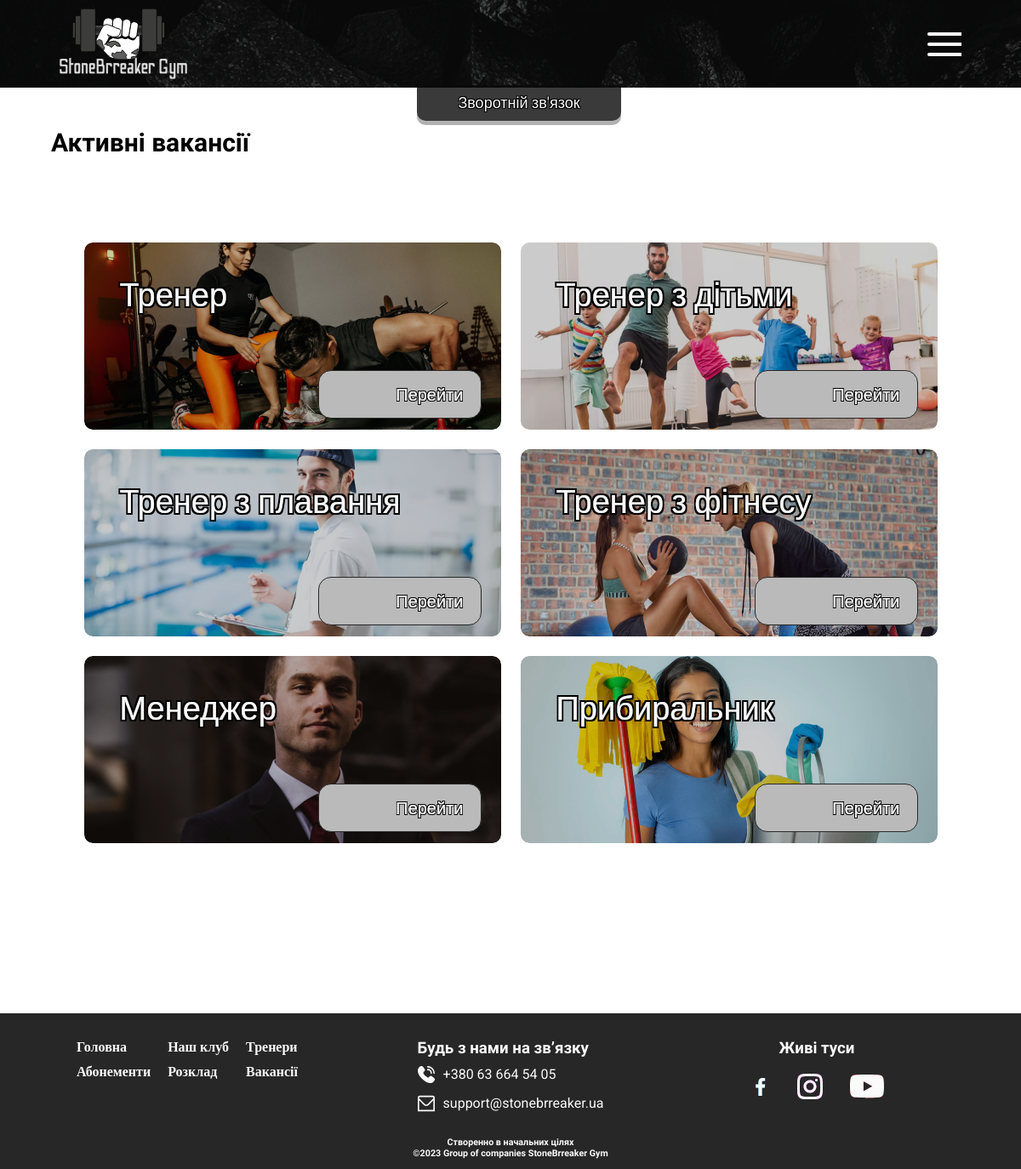
Screenshot of /vacancies.php with the database file from the repository.
### tables this page shows
CREATE TABLE `vacancies` (
  `id` varchar(10) NOT NULL,
  `id_vac_home` varchar(10) DEFAULT NULL,
  `id_trainers_type` varchar(10) DEFAULT NULL,
  `requirements` text,
  `duties` text
);

CREATE TABLE `trainers_types` (
  `id_trainers_type` varchar(10) NOT NULL,
  `name_vacancies` varchar(50) DEFAULT NULL,
  `image` varchar(50) DEFAULT NULL,
  `fons` varchar(50) DEFAULT NULL
);

### vacancies.php (the view, shortened to what this page needs)
<!DOCTYPE html>
<html lang="ukr">
<head>
   <link rel="stylesheet" type="text/css" href="css/style_vacancies.css">
   <link rel="stylesheet" type="text/css" href="css/zero.css">
   <link rel="stylesheet" type="text/css" href="css/style_feedback.css">
</head>
<?
$connect_bd = mysqli_connect("localhost", "root", "", "StoneBreaker");
?>
<body>
   <div class="wrapper">
      <header class="navigator">
         <div class="conteiner">
            <div class="navigator__row">
               <a href="index.php"><img src="img/logo_1.svg" alt="" class="navigator__logo">
               </a>
               <div class="navigator__connect">
                  <a href="#" class="navigator__con feedbackOpen">Зворотній зв'язок</a>
               </div>
               <div class="navigator__burger">
                  <span></span>
               </div>
            </div>
         </div>
      </header>
      <main class="content">
         <div class="conteiner">
            <div class="vacancies__flex">
               <h2 class="vacancies__title title">Активні вакансії</h2>
               <div class="vacancies__block">
                  <? $v = mysqli_query($connect_bd, "SELECT `vacancies`.*, `trainers_types`.* FROM `vacancies`, `trainers_types` WHERE `vacancies`.`id_trainers_type`=`trainers_types`.`id_trainers_type` AND`vacancies`.`id`='V1';");
                  $resV = mysqli_fetch_assoc($v);
                  ?>
                  <div class="vacancies__cart vacancies__cart1" style="background: url(img/vacancies/<? echo  $resV['image']; ?>)  left no-repeat; ">
                     <div class="vacancies__cart-title">
                        <? echo  $resV['name_vacancies'];  ?>
                     </div>
                     <a href="vacancies-act.php?id=V1" class="vacancies__cart-btn">
                        <p class="vacancies__cart-btn-text">
                           Перейти
                        </p>
                     </a>
                  </div>
                  <? $v = mysqli_query($connect_bd, "SELECT `vacancies`.*, `trainers_types`.* FROM `vacancies`, `trainers_types` WHERE `vacancies`.`id_trainers_type`=`trainers_types`.`id_trainers_type` AND`vacancies`.`id`='V2';");
                  $resV = mysqli_fetch_assoc($v);
                  ?>
                  <div class="vacancies__cart vacancies__cart1" style="background: url(img/vacancies/<? echo  $resV['image']; ?>)  left no-repeat ; ">
                     <div class="vacancies__cart-title">
                        <? echo  $resV['name_vacancies'];  ?>
                     </div>
                     <a href="vacancies-act.php?id=V2" class="vacancies__cart-btn">
                        <p class="vacancies__cart-btn-text">
                           Перейти
                        </p>
                     </a>
                  </div>
                  <? $v = mysqli_query($connect_bd, "SELECT `vacancies`.*, `trainers_types`.* FROM `vacancies`, `trainers_types` WHERE `vacancies`.`id_trainers_type`=`trainers_types`.`id_trainers_type` AND`vacancies`.`id`='V3';");
                  $resV = mysqli_fetch_assoc($v);
                  ?>
                  <div class="vacancies__cart vacancies__cart1" style="background: url(img/vacancies/<? echo  $resV['image']; ?>)  left no-repeat ; ">
                     <div class="vacancies__cart-title">
                        <? echo  $resV['name_vacancies'];  ?>
                     </div>
                     <a href="vacancies-act.php?id=V3" class="vacancies__cart-btn">
                        <p class="vacancies__cart-btn-text">
                           Перейти
                        </p>
                     </a>
                  </div>
                  <? $v = mysqli_query($connect_bd, "SELECT `vacancies`.*, `trainers_types`.* FROM `vacancies`, `trainers_types` WHERE `vacancies`.`id_trainers_type`=`trainers_types`.`id_trainers_type` AND`vacancies`.`id`='V4';");
                  $resV = mysqli_fetch_assoc($v);
                  ?>
                  <div class="vacancies__cart vacancies__cart1" style="background: url(img/vacancies/<? echo  $resV['image']; ?>)  left no-repeat ; ">
                     <div class="vacancies__cart-title">
                        <? echo  $resV['name_vacancies'];  ?>
                     </div>
                     <a href="vacancies-act.php?id=V4" class="vacancies__cart-btn">
                        <p class="vacancies__cart-btn-text">
                           Перейти
                        </p>
                     </a>
                  </div>
                  <? $v = mysqli_query($connect_bd, "SELECT `vacancies`.*, `trainers_types`.* FROM `vacancies`, `trainers_types` WHERE `vacancies`.`id_trainers_type`=`trainers_types`.`id_trainers_type` AND`vacancies`.`id`='V5';");
                  $resV = mysqli_fetch_assoc($v);
                  ?>
                  <div class="vacancies__cart vacancies__cart1" style="background: url(img/vacancies/<? echo  $resV['image']; ?>)  left no-repeat ; ">
                     <div class="vacancies__cart-title">
                        <? echo  $resV['name_vacancies'];  ?>
                     </div>
                     <a href="vacancies-act.php?id=V5" class="vacancies__cart-btn">
                        <p class="vacancies__cart-btn-text">
                           Перейти
                        </p>
                     </a>
                  </div>
                  <? $v = mysqli_query($connect_bd, "SELECT `vacancies`.*, `trainers_types`.* FROM `vacancies`, `trainers_types` WHERE `vacancies`.`id_trainers_type`=`trainers_types`.`id_trainers_type` AND`vacancies`.`id`='V6';");
                  $resV = mysqli_fetch_assoc($v);
                  ?>
                  <div class="vacancies__cart vacancies__cart1" style="background: url(img/vacancies/<? echo  $resV['image']; ?>)  left no-repeat ; ">
                     <div class="vacancies__cart-title">
                        <? echo  $resV['name_vacancies'];  ?>
                     </div>
                     <a href="vacancies-act.php?id=V6" class="vacancies__cart-btn">
                        <p class="vacancies__cart-btn-text">
                           Перейти
                        </p>
                     </a>
                  </div>
               </div>
            </div>
         </div>
      </main>
      <footer class="footer">
         <div class="conteiner">
            <div class="footer__row">
               <div class="footer__body">
                  <div class="footer__menu menu">
                     <ul class="footer__punct-menu">
                        <li class="navigator__grid-1 navigator__grid"><a href="index.php">Головна</a></li>
                        <li class="navigator__grid-2 navigator__grid"><a href="our-club.php">Наш клуб</a></li>
                        <li class="navigator__grid-3 navigator__grid"><a href="subscription.php">Абонементи</a></li>
                        <li class="navigator__grid-4 navigator__grid"><a href="timetable.php">Розклад</a></li>
                        <li class="navigator__grid-5 navigator__grid"><a href="vacancies.php">Вакансії</a></li>
                        <li class="navigator__grid-6 navigator__grid"><a href="trainers.php">Тренери</a></li>
                     </ul>
                  </div>
                  <ul class="footer__connection">
                     <h3 class="footer__title">Будь з нами на зв’язку</h3>
                     <div class="footer__num">
                        <li><a href="tel:+380636645405">+380 63 664 54
                              05</a></li>
                     </div>
                     <div class="footer__email">
                        <li><a href="mailto:156student@mksumdu.info" class="footer__email">support@stonebrreaker.ua</a>
                        </li>
                     </div>
                  </ul>
                  <div class="footer__media">
                     <h3 class="footer__title">Живі туси</h3>
                     <div class="footer__icon">
                        <a class="footer__facebook" href="https://www.facebook.com/?locale=uk_UA" target="_blank"><img src="img/icon/icons8-facebook-f.svg" alt="Facebook"></a>
                        <a class="footer__insta" href="https://www.instagram.com/" target="_blank"><img src="img/icon/icons8-instagram.svg" alt="Instagram"></a>
                        <a class="footer__youtube" href="https://www.youtube.com/" target="_blank"><img src="img/icon/Vector.svg" alt="You Tube"></a>
                     </div>
                  </div>
               </div>
               <div class="footer__copirate">
                  <h6 style="text-align: center;">Створенно в начальних цілях <br>©2023 Group of companies StoneBrreaker
                     Gym</h6>
               </div>
            </div>
         </div>
      </footer>
   </div>
</body>
</html>

### css/style_vacancies.css (style rules this page uses)
.vacancies__flex { display: flex; flex-direction: column; height: 100%; width: 100%; margin: 150px 0px 100px 0px; }
.vacancies__block { margin: 50px 0px 100px 0px; font-size: 24px; height: 100%; width: 100%; display: flex; flex-wrap: wrap; justify-content: center; gap: 23px; transition: all 0.3s ease-out 0s; }
.vacancies__cart { border-radius: 10px; width: 490px; height: 220px; position: relative; display: flex; flex-direction: column; justify-content: space-between; position: relative; transition: all 0.3s ease-out 0s; }
.vacancies__cart-title { font-size: 38px; color: #FAFAFA; filter: url(#outlineBlack); display: flex; height: 50%; width: 100%; position: absolute; top: 40px; left: 42px; z-index: 2; }
.vacancies__cart-btn { cursor: pointer; background: rgb(187, 186, 186); border: 1px solid #272727; border-radius: 15px; width: 180px; height: 55px; text-align: right; padding-right: 10px; font-size: 20px; position: absolute; z-index: 2; top: 150px; left: 275px; display: flex; align-items: center; justify-content: end; transition: all 0.3s ease-out 0s; }
.vacancies__cart-btn-text { text-decoration: none; color: #FAFAFA; filter: url(#outlineBlack1); padding-right: 10px; padding-left: 10px; transition: all 0.3s ease-out 0s; }

### rows the page displays
vacancies: id_trainers_type.image (picture), id_trainers_type.name_vacancies "Тренер"
vacancies: id_trainers_type.image (picture), id_trainers_type.name_vacancies "Тренер з дітьми"
vacancies: id_trainers_type.image (picture), id_trainers_type.name_vacancies "Тренер з плавання"
vacancies: id_trainers_type.image (picture), id_trainers_type.name_vacancies "Тренер з фітнесу"
vacancies: id_trainers_type.image (picture), id_trainers_type.name_vacancies "Менеджер"
vacancies: id_trainers_type.image (picture), id_trainers_type.name_vacancies "Прибиральник"
